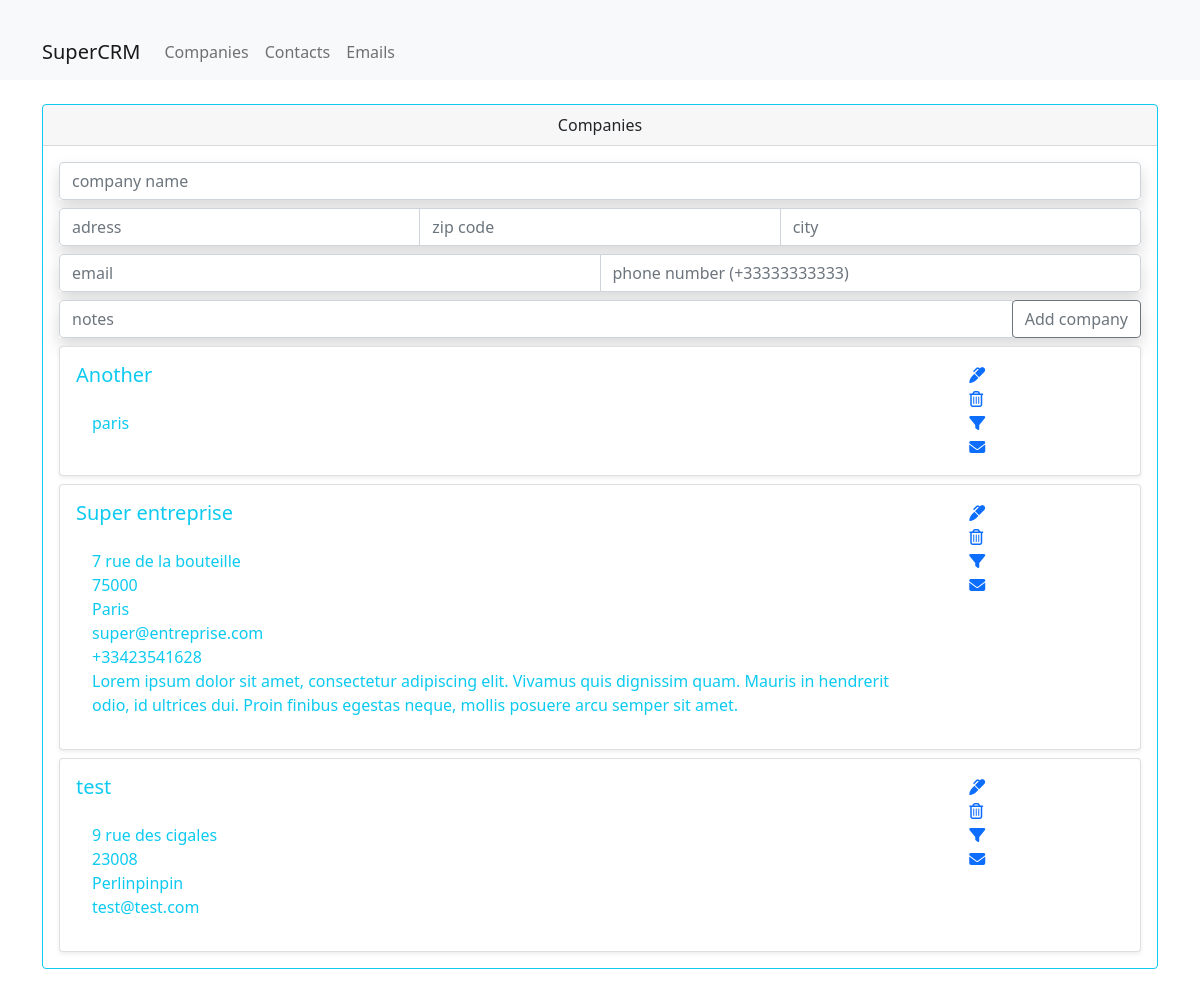
The page / on the database its author committed.
### companies/models.py (models this page shows, shortened)
class Company(models.Model):
    company_name = models.CharField(max_length=255)
    company_adress = models.CharField(blank=True, max_length=255)
    company_zip_code = models.CharField(blank=True, max_length=100)
    company_city = models.CharField(blank=True, max_length=255)
    company_email = models.EmailField(blank=True)
    company_phone = PhoneNumberField(blank=True)
    company_notes = models.TextField(blank=True,null=True)
    company_created_on = models.DateTimeField(auto_now_add=True)
    class Meta:
        ordering = ["company_name"]

### companies/views.py (the view)
# urls.py: path('', views.listCompanies, name="List_Companies"),
def listCompanies(request):
    companies = Company.objects.all()
    form = CompanyForm()
    context = {
        'companies' : companies,
        'form' : form
    }
    return render(request, 'companies/index.html', context)

### companies/templates/companies/index.html (shortened to what this page needs)
<!DOCTYPE html>
<html lang="en">
    <head>
        <link href="https://cdn.jsdelivr.net/npm/bootstrap@5.0.0/dist/css/bootstrap.min.css" rel="stylesheet">
    </head>
    <body>
        <nav class="navbar navbar-expand-lg navbar-light bg-light">
            <div class="container mt-4">
                <a class="navbar-brand" href="http://127.0.0.1:8000">
                    SuperCRM
                </a>
                <div class="collapse navbar-collapse" id="navbarSupportedContent">
                    <ul class="navbar-nav mr-auto">
                        <a class="nav-link" href="http://127.0.0.1:8000/companies">Companies </a>
                    </ul>
                    <ul class="navbar-nav mr-auto">
                        <a class="nav-link" href="http://127.0.0.1:8000/contacts">Contacts </a>
                    </ul>
                    <ul class="navbar-nav mr-auto">
                        <a class="nav-link" href="http://127.0.0.1:8000/emails">Emails </a>
                    </ul>
                </div>
            </div>
        </nav>
        <div class="container mt-4">
            <div class="row">
                <div class="col-12">
                    <div class="card border-info mb-3" >
                    <div class="card-header text-center">Companies</div>
                        <div class="card-body text-info">
                            {% if updateForm %}
                                {% include 'companies/updateform.html' %}
                            {% else %}
                                {% include 'companies/addform.html' %}
                            {% endif %}
                            {% for company in companies %}
                                {% include 'companies/companydisplay.html' %}
                            {% endfor %}
                        </div>
                    </div>
                </div>
            </div>
        </div>
    </body>
</html>

### companies/templates/companies/companydisplay.html
<div class="card mt-2 shadow-sm">
    <div class="card-body">
        <div class="row">
            <div class="col-10">
                <h5 class="card-title">
                    {{ company.company_name }}
                </h5>
                <div class="card-body text-info">
                    <div>{{ company.company_adress }}</div>
                    <div>{{ company.company_zip_code }}</div>
                    <div>{{ company.company_city }}</div>
                    <div>{{ company.company_email }}</div>
                    <div>{{ company.company_phone }}</div>
                    <div>{{ company.company_notes }}</div>
                </div>
            </div>
            <div class="col-1 close">
                <div class="col-1">
                    <a href="{% url 'companies:Update_Company' company.id %}">
                        <i class="fas fa-marker"></i>
                    </a>
                </div>
                <div class="col-1">
                    <a href="{% url 'companies:Delete_Company' company.id %}">
                        <i class="fa fa-trash-o" aria-hidden="true"></i>
                    </a>
                </div>
                <div class="col-1">
                    <a href="{% url 'contacts:Filter_Contact' company.id %}">
                        <i class="fas fa-filter"></i>
                    </a>
                </div>
                <div class="col-1">
                    <a href="{% url 'emails:Filter_Email_From_Company' company.id %}">
                        <i class="fa fa-envelope" aria-hidden="true"></i>
                    </a>
                </div>
            </div>
        </div>
    </div>
</div>

### rows shown on the page
Company: company_name "Another", company_city "paris"
Company: company_name "Super entreprise", company_adress "7 rue de la bouteille", company_zip_code "75000", company_city "Paris", company_email "super@entreprise.com", company_phone "+33423541628", company_notes "Lorem ipsum dolor sit amet, consectetur adipiscing elit. Vivamus quis dignissim quam. Mauris in hendrerit odio, id ultrices dui. Proin finibus egestas neque, mollis posuere arcu semper sit amet."
Company: company_name "test", company_adress "9 rue des cigales", company_zip_code "23008", company_city "Perlinpinpin", company_email "test@test.com"
